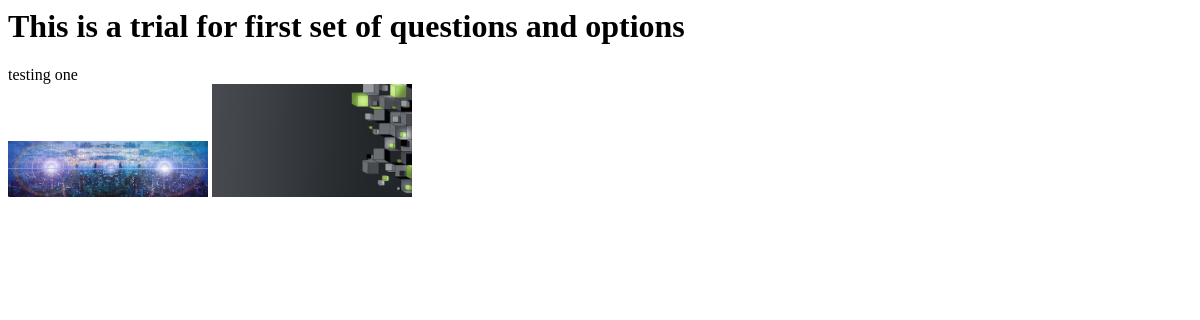
The app's page /, older data.
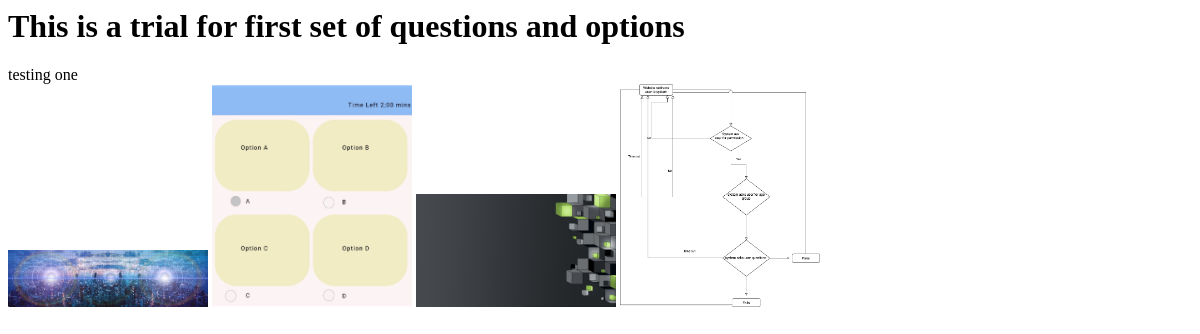
The same page, newer data.
### CSPpopUpWebsite/models.py (models this page shows)
class Question(models.Model):
    quiz = models.ForeignKey('Quiz',related_name='quiz' ,on_delete=models.CASCADE, default=0)
    question = models.CharField(max_length=50, unique=True)
    order = models.IntegerField(default=0,null=False)

class Choice(models.Model):
    question = models.ForeignKey('Question', related_name='choices', on_delete=models.CASCADE)
    choice = models.ImageField()
    position = models.IntegerField('position')

### CSPpopUpWebsite/views.py (the view)
# urls.py: path('', views.mcq, name='mcq'),
def mcq(request):
 quiz=Quiz.objects.all()
 question=Question.objects.all()
 choice=Choice.objects.all()
 return render(request, 'CSPpopUpWebsite/testView.html', {'question':question, 'choice':choice,'quiz':quiz})

### CSPpopUpWebsite/templates/CSPpopUpWebsite/testView.html (shortened to what this page needs)
<div>
    <h1>This is a trial for first set of questions and options</a></h1>
</div>
    {% for question in question %}
    <div>
      {{ question.question}}
        {% endfor %}
    </div>
    {% for choice in choice %}
    <img src="{{choice.choice.url}}"/>
    {% endfor %}

### CSPpopUpWebsite/templates/CSPpopUpWebsite/testView.html (style rules this page uses)
img { width: 200px; }

Row changes from the older to the newer data that the page shows:
added Choice: choice (picture)
added Choice: choice (picture)
